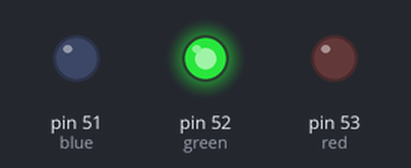
The sketch below on a simulated Arduino Mega 2560, built with avr-gcc and run on an emulated ATmega2560. Parts: output pins drawn as LEDs (lit = HIGH). Random numbers use the default seed unless the sketch sets one.

Above: at 1.6 s.
At 19.55 s:
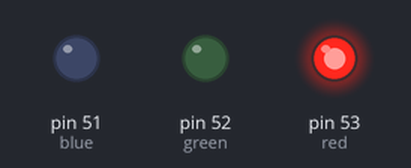
At 34.0 s:
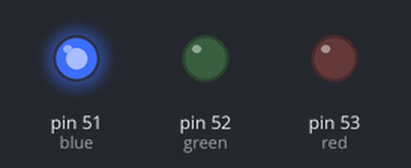
Timing chart, 0 to 40.0 s (numbered marks = the images above):
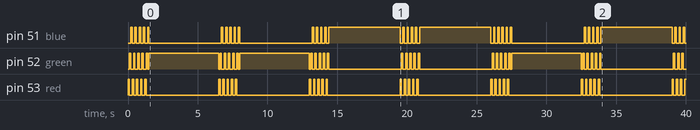

Measured:
- by itself, pin 51 (blue): LOW → HIGH at 0.20 s, → LOW 0.10 s later, → HIGH 0.20 s later, → LOW 0.10 s later, … (66 changes in this stretch)
- by itself, pin 52 (green): LOW → HIGH at 0.10 s, → LOW 0.10 s later, → HIGH 0.20 s later, → LOW 0.10 s later, … (72 changes in this stretch)
- by itself, pin 53 (red): repeats every 6.5 s: 4 × (LOW 0.20 s, HIGH 0.10 s), LOW 5.2 s, HIGH 0.10 s

The sketch:

three_color_random.ino
```cpp
int red = 53;
int green = 52;
int blue = 51;

void setup() {
  pinMode(red, OUTPUT);
  pinMode(green, OUTPUT);
  pinMode(blue, OUTPUT);
}
void loop() {
  digitalWrite(red, HIGH);
  delay(100);
  digitalWrite(red, LOW);
  digitalWrite(green, HIGH);
  delay(100);
  digitalWrite(green, LOW);
  digitalWrite(blue, HIGH);
  delay(100);
  digitalWrite(blue, LOW);
  digitalWrite(red, HIGH);
  delay(100);
  digitalWrite(red, LOW);
  digitalWrite(green, HIGH);
  delay(100);
  digitalWrite(green, LOW);
  digitalWrite(blue, HIGH);
  delay(100);
  digitalWrite(blue, LOW);
  digitalWrite(red, HIGH);
  delay(100);
  digitalWrite(red, LOW);
  digitalWrite(green, HIGH);
  delay(100);
  digitalWrite(green, LOW);
  digitalWrite(blue, HIGH);
  delay(100);
  digitalWrite(blue, LOW);
  digitalWrite(red, HIGH);
  delay(100);
  digitalWrite(red, LOW);
  digitalWrite(green, HIGH);
  delay(100);
  digitalWrite(green, LOW);
  digitalWrite(blue, HIGH);
  delay(100);
  digitalWrite(blue, LOW);
  digitalWrite(red, HIGH);
  delay(100);
  digitalWrite(red, LOW);
  digitalWrite(green, HIGH);
  delay(100);
  digitalWrite(green, LOW);
  digitalWrite(blue, HIGH);
  delay(100);
  digitalWrite(blue, LOW);
  int test = random(1,4);
  if(test == 1){
    digitalWrite(red, HIGH);
    delay(5000);
    digitalWrite(red, LOW);
  }
  if(test == 2){
    digitalWrite(green, HIGH);
    delay(5000);
    digitalWrite(green, LOW);
  }
  if(test == 3){
    digitalWrite(blue, HIGH);
    delay(5000);
    digitalWrite(blue, LOW);
  }
}
```
